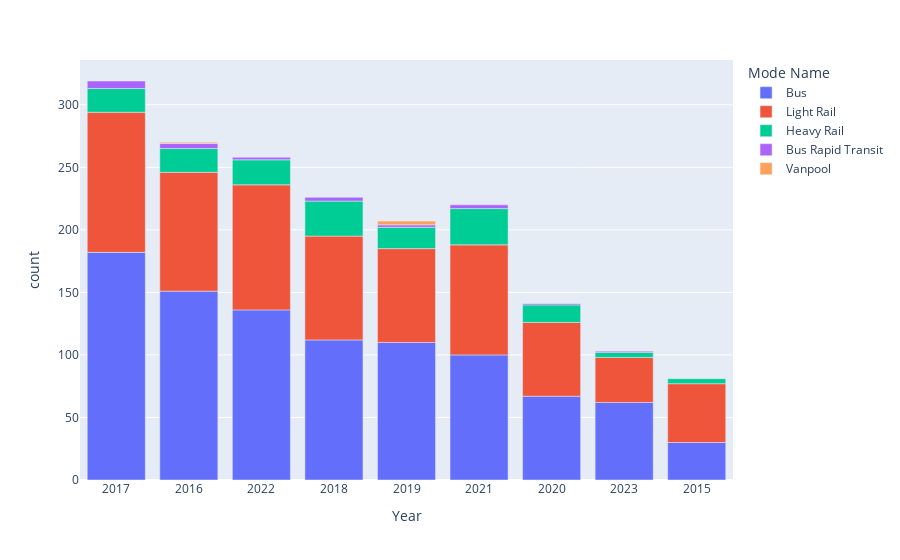

Notebook cell for this chart:
### Code cell
# make a stacked bar chart
fig = px.bar(year_mode,
       x='Year',
       y='count',
       color='Mode Name' 
)

fig.show()

### Figure 1 — Plotly figure (JSON) as saved in the notebook; plotly's stock layout.template omitted (floating-point values rounded to 4 significant figures)
{"data": [{"alignmentgroup": "True", "hovertemplate": "Mode Name=Bus<br>Year=%{x}<br>count=%{y}<extra></extra>", "legendgroup": "Bus", "marker": {"color": "#636efa", "pattern": {"shape": ""}}, "name": "Bus", "offsetgroup": "Bus", "orientation": "v", "showlegend": true, "textposition": "auto", "type": "bar", "x": ["2017", "2016", "2022", "2018", "2019", "2021", "2020", "2023", "2015"], "xaxis": "x", "y": [182, 151, 136, 112, 110, 100, 67, 62, 30], "yaxis": "y"}, {"alignmentgroup": "True", "hovertemplate": "Mode Name=Light Rail<br>Year=%{x}<br>count=%{y}<extra></extra>", "legendgroup": "Light Rail", "marker": {"color": "#EF553B", "pattern": {"shape": ""}}, "name": "Light Rail", "offsetgroup": "Light Rail", "orientation": "v", "showlegend": true, "textposition": "auto", "type": "bar", "x": ["2017", "2022", "2016", "2021", "2018", "2019", "2020", "2015", "2023"], "xaxis": "x", "y": [112, 100, 95, 88, 83, 75, 59, 47, 36], "yaxis": "y"}, {"alignmentgroup": "True", "hovertemplate": "Mode Name=Heavy Rail<br>Year=%{x}<br>count=%{y}<extra></extra>", "legendgroup": "Heavy Rail", "marker": {"color": "#00cc96", "pattern": {"shape": ""}}, "name": "Heavy Rail", "offsetgroup": "Heavy Rail", "orientation": "v", "showlegend": true, "textposition": "auto", "type": "bar", "x": ["2021", "2018", "2022", "2017", "2016", "2019", "2020", "2023", "2015"], "xaxis": "x", "y": [29, 28, 20, 19, 19, 17, 14, 4, 4], "yaxis": "y"}, {"alignmentgroup": "True", "hovertemplate": "Mode Name=Bus Rapid Transit<br>Year=%{x}<br>count=%{y}<extra></extra>", "legendgroup": "Bus Rapid Transit", "marker": {"color": "#ab63fa", "pattern": {"shape": ""}}, "name": "Bus Rapid Transit", "offsetgroup": "Bus Rapid Transit", "orientation": "v", "showlegend": true, "textposition": "auto", "type": "bar", "x": ["2017", "2016", "2018", "2021", "2019", "2022", "2020", "2023"], "xaxis": "x", "y": [6, 4, 3, 3, 2, 2, 1, 1], "yaxis": "y"}, {"alignmentgroup": "True", "hovertemplate": "Mode Name=Vanpool<br>Year=%{x}<br>count=%{y}<extra></extra>", "legendgroup": "Vanpool", "marker": {"color": "#FFA15A", "pattern": {"shape": ""}}, "name": "Vanpool", "offsetgroup": "Vanpool", "orientation": "v", "showlegend": true, "textposition": "auto", "type": "bar", "x": ["2019", "2016"], "xaxis": "x", "y": [3, 1], "yaxis": "y"}], "layout": {"autosize": true, "barmode": "relative", "legend": {"title": {"text": "Mode Name"}, "tracegroupgap": 0}, "margin": {"t": 60}, "xaxis": {"anchor": "y", "autorange": true, "domain": [0, 1], "range": [-0.5, 8.5], "title": {"text": "Year"}, "type": "category"}, "yaxis": {"anchor": "x", "autorange": true, "domain": [0, 1], "range": [0, 335.8], "title": {"text": "count"}, "type": "linear"}}}
